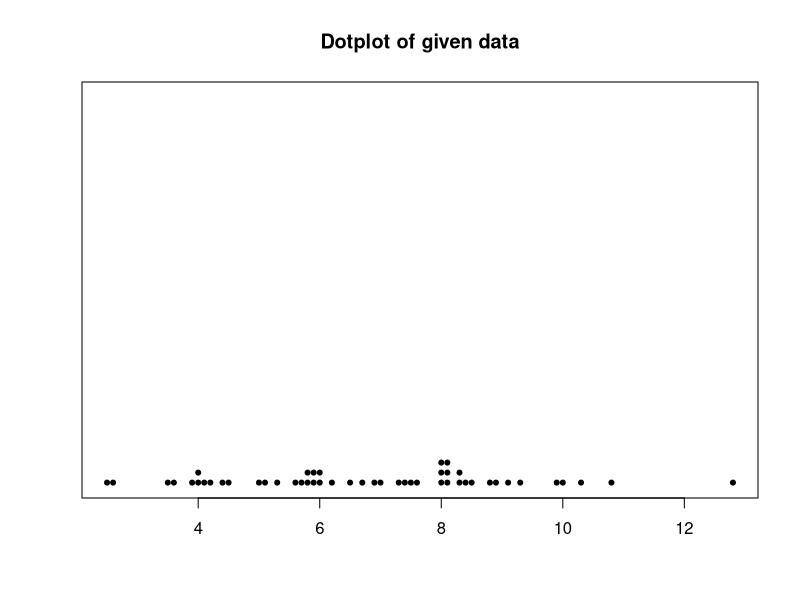

Reproduce this figure in R.
#Ex1.8, Page 15

library(graphics)

data<-c(10.8,6.9,8.0,8.8,7.3,3.6,4.1,6.0,4.4,8.3,8.1,8.0,5.9,5.9,7.6,8.9,8.5,8.1,4.2,5.7,4.0,6.7,5.8,9.9,5.6,5.8,9.3,6.2,2.5,4.5,12.8,3.5,10.0,9.1,5.0,8.1,5.3,3.9,4.0,8.0,7.4,7.5,8.4,8.3,2.6,5.1,6.0,7.0,6.5,10.3)

#To create a stacked dotplot
stripchart(data,method="stack",offset=0.5,pch=20,at=0,main="Dotplot of given data")
